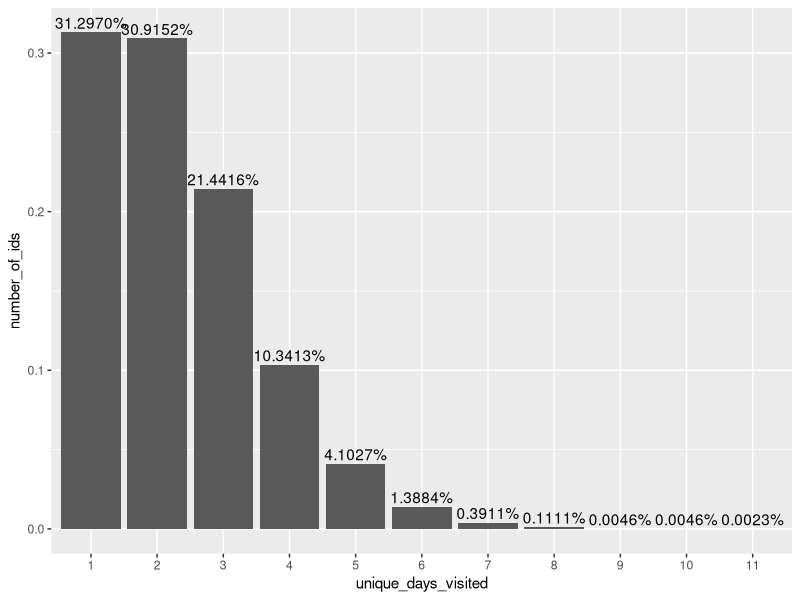
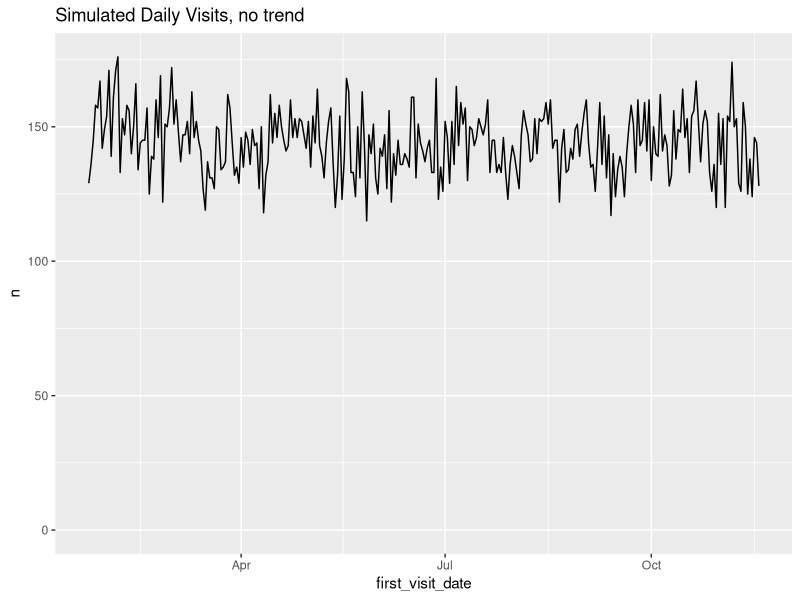
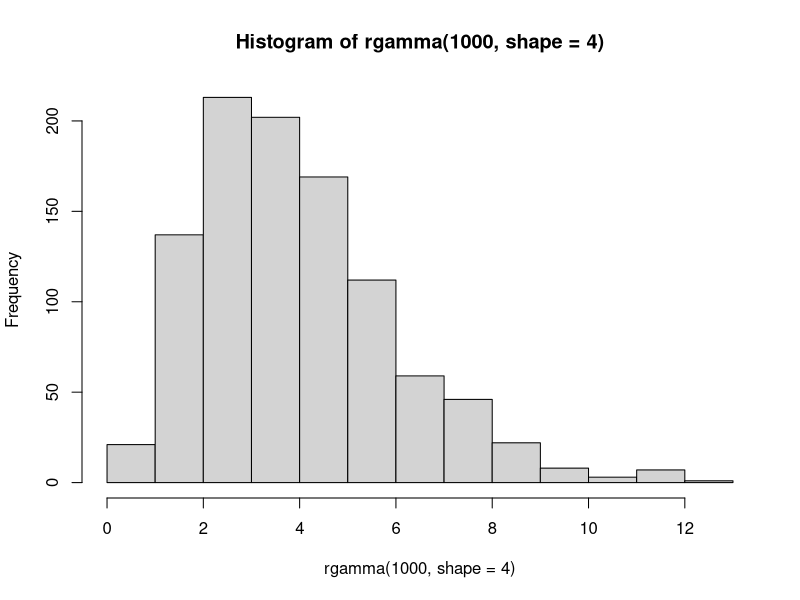
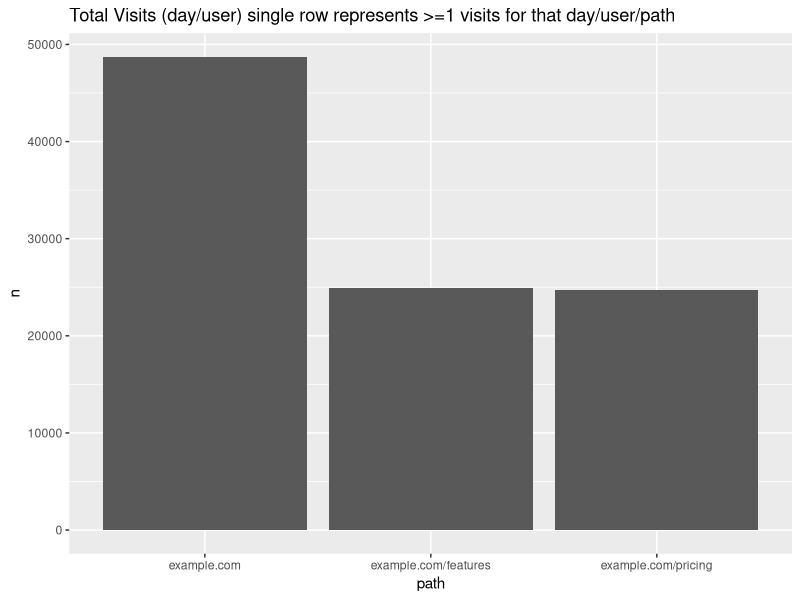
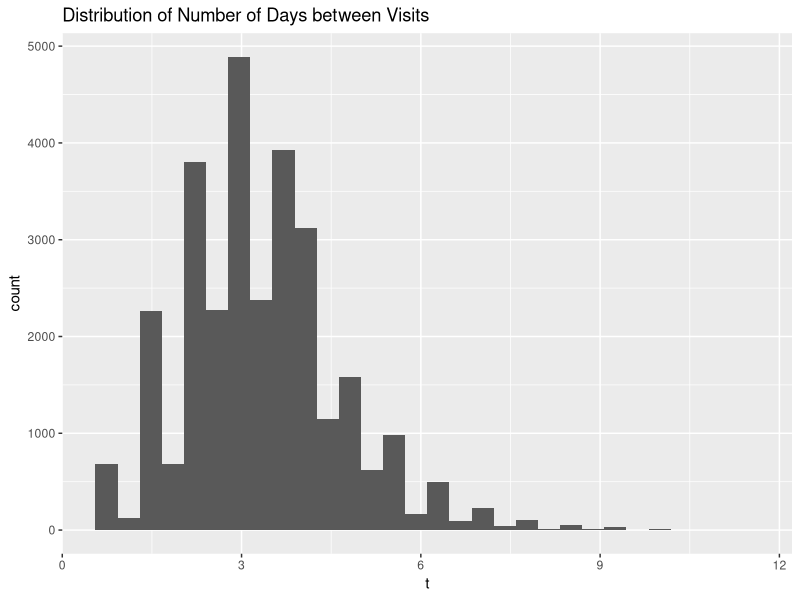
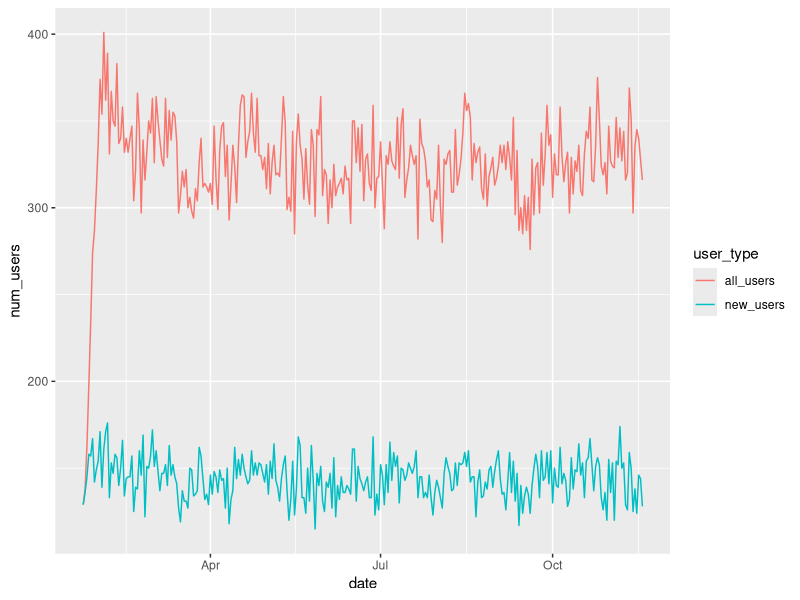
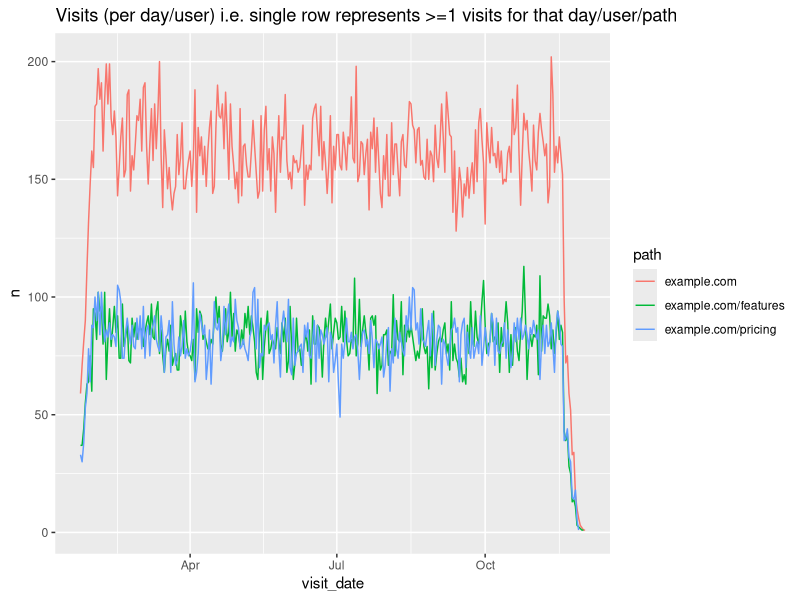
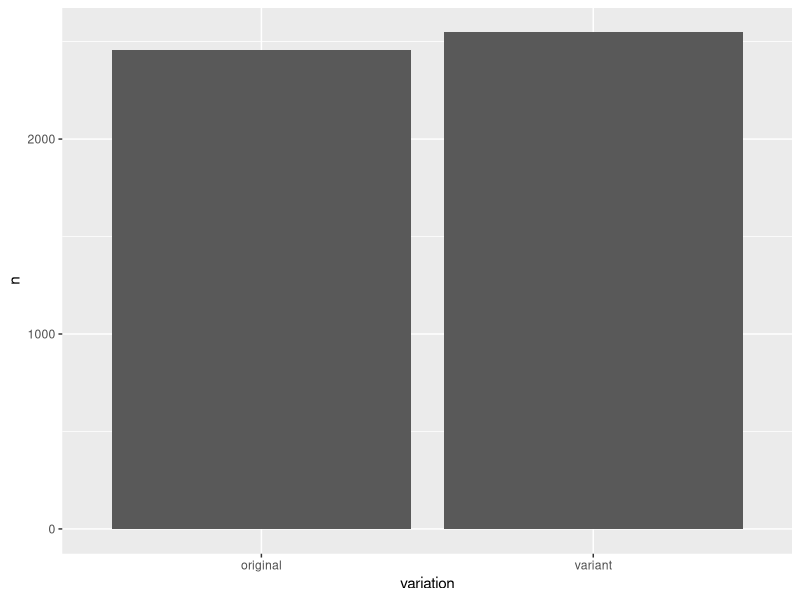

Generate these figures, in order, with R: (Note: this script raises an error after producing the figures.)
## ---- chunk 1
knitr::opts_chunk$set(echo = FALSE)
library(tidyverse)
library(scales)
library(lubridate)
## ---- chunk 2
# unique daily visits e.g. 1 record means that the person may have visited the site 1+ times for that day (the number of times does not matter)
# what is the distribution of returning visitors? i.e. how many unique days will most people visit the website?

# 20K visits users per month, over 10 months
total_visits_per_unique_data <- 100000
#return_visit
#user_traffic
#set.seed(42)
ids <- floor(runif(total_visits_per_unique_data, min=1, max=total_visits_per_unique_data * 0.50))
num_unique_ids <- length(unique(ids))

visits <- data.frame(user_id=ids) %>%
    arrange(user_id)

visits %>%
    count(user_id) %>%
    count(n) %>%
    mutate(n=factor(n),
           nn=nn / num_unique_ids) %>%
    rename(unique_days_visited=n,
           number_of_ids=nn) %>%
    ggplot(aes(x=unique_days_visited, y=number_of_ids)) +
        geom_col() +
        geom_text(aes(label=percent(number_of_ids)), vjust=-0.3)
## ---- chunk 3
# simulate dates over last e.g 10 months
# we need to duplicate ids/days to simulate people visiting multiple paths per day; we'll use this information for our priors
number_of_months <- 10

# unique visitors per month
num_unique_ids / number_of_months

#set.seed(42)
first_time_visit_index <- floor(runif(num_unique_ids, min=0, max=300))

# create dataframe with the user-id and the offset that we will use from the current date
# we'll use the current date so we can simulate the latest experiment is currently running 
first_time_users <- data.frame(user_id=unique(ids), visit_offset=first_time_visit_index) %>% 
    arrange(user_id)

first_time_users <- first_time_users %>%
    mutate(first_visit_date=today() - visit_offset) %>%
    select(-visit_offset)

first_time_users %>%
    count(first_visit_date) %>%
    ggplot(aes(x=first_visit_date, y=n)) +
        geom_line() +
        expand_limits(y=0) +
        labs(title='Simulated Daily Visits, no trend')

visits <- inner_join(visits, first_time_users, by = 'user_id')

stopifnot(nrow(visits) == length(ids))
stopifnot(all((visits %>%
    group_by(user_id) %>%
    summarise(num_unique_date=length(unique(first_visit_date))))$num_unique_date == 1))

# now simulate adding number of days between subsequent visits
hist(rgamma(1000, shape=4))


visits <- visits %>%
    group_by(user_id) %>%
    mutate(visit_index = row_number()) %>%
    ungroup()

generate_new_date <- function(visit_index, original_date, user_id) {

    if(visit_index == 1) {
        return (original_date)
    }
    
    #set.seed(user_id)
    offset <- floor(rgamma(1, shape=visit_index + 3))
    return (original_date + max(offset, 1))
}

#generate_new_date(visits$visit_index[1], visits$first_visit_date[1], visits$user_id[1])
generated_visits <- pmap(list(visits$visit_index,
                              visits$first_visit_date,
                              visits$user_id),
                         function(x, y, z) generate_new_date(x, y, z))

# pmap is losing the "date" and is returning a number, so we have to convert back; not sure this is the best way
generated_visits <- unlist(generated_visits)
visits$visit_date <- as.Date(generated_visits, origin = Sys.Date() - as.numeric(Sys.Date()))

visits <- visits %>%
    select(user_id, visit_date) %>%
    arrange(user_id, visit_date)

stopifnot(nrow(visits) == length(ids))

# some of the dates generated will be the same. BUT, that could represent multiple different pages in the same day
# so let's add path before we remove duplicates
## ---- chunk 4
# duplicate home-page (example.com) to simulate many more home page visits than other pages
paths <- c('example.com', 'example.com', 'example.com/pricing', 'example.com/features')
#set.seed(42)
path_index <- ceiling(runif(nrow(visits), min=0, max=4))
visits$path <- map_chr(path_index, ~ paths[.])

# some of the dates generated will be the same. BUT, that could represent multiple different pages in the same day
# so let's add path before we remove duplicates
visits <- distinct(visits)
nrow(visits)

visits %>%
    count(path) %>%
    ggplot(aes(x=path, y=n)) +
    geom_col() +
    labs(title='Total Visits (day/user) single row represents >=1 visits for that day/user/path')

visits %>%
    group_by(user_id) %>%
    summarise(t=sd(as.numeric(visit_date))) %>%
    ggplot(aes(x=t)) +
        geom_histogram() +
        labs(title='Distribution of Number of Days between Visits')

temp <- inner_join(
    visits %>% 
        group_by(user_id) %>%
        summarise(first_visit_date=min(visit_date)) %>%
        count(first_visit_date) %>%
        rename(date=first_visit_date,
               new_users=n),
    visits %>%
        group_by(visit_date) %>%
        summarise(all_users=n()) %>%
        rename(date=visit_date),
    by='date')

temp %>% 
    gather(user_type, num_users, -date) %>%
    ggplot(aes(x=date, y=num_users, color=user_type)) +
        geom_line()

# visits %>%
#     group_by(user_id) %>%
#     filter(length(visit_date) != length(unique(visit_date))) %>%  # which users have a different number of unique dates fromf total dates
#     ungroup()

visits %>%
    count(visit_date, path) %>%
    ggplot(aes(x=visit_date, y=n, color=path)) +
    geom_line() +
    labs(title='Visits (per day/user) i.e. single row represents >=1 visits for that day/user/path')

prior_data <- visits
## ---- chunk 5
# experiment names
experiment_names <- c("Experiment 1", "Experiment 2", "Experiment Sim Currently Running")
# names of the metrics/conversions to track
metrics_names <- c('Sign Up', 'Use Feature 1', 'Talk to Sales', 'Pay/Subscribe')
# allowed number of days between seeing the experiment and giving credit for a conversion
# e.g. signup should happen quick, but we may want to give people more time to subscribe/pay for the service,
# since people want to try out the features before they decide to pay (e.g. if the service offers a trial or freemium)
attribution_windows_days <- c(2, 3, 5, 7)
historical_conversion_rates <- c(0.3, 0.2, 0.1, 0.08)
# conversion_rates contain the conversion rates of each metric for the A & B groups


experiments_metrics <- data.frame(metric_id=metrics_names, attribution_windows=attribution_windows_days)
experiments_metrics <- expand.grid(experiment_id=experiment_names, metric_id=experiments_metrics$metric_id) %>%
    inner_join(experiments_metrics, by = 'metric_id') %>%
    arrange(experiment_id, attribution_windows)

experiments_metrics
## ---- chunk 6
# for each experiment, we want to simulate, from the current visits/traffic dataset, who saw the experiment, on which page, and which variation

get_random_variation <- function(variation_names, user_id) {
    #set.seed(user_id)
    return (variation_names[rbinom(1, 1, 0.5) + 1])
}
#get_random_variation(variation_names, user_id=1)

create_experiment_visits <- function(start_date, end_date, experiment_paths, experiment_id, variation_names) {
    experiment_visits <- visits %>%
        group_by(user_id) %>%
        mutate(visit_index=rank(visit_date, ties.method = "first")) %>%
        ungroup() %>%
        mutate(new_user = ifelse(visit_index == 1, TRUE, FALSE)) %>%
        filter(visit_date >= start_date & visit_date <= end_date & path %in% experiment_paths) %>%
        select(-visit_index)
    
    expected_num_users <- length(unique(experiment_visits$user_id))
    
    experiment_visits <- experiment_visits %>%
        group_by(user_id) %>%
        mutate(visit_index=rank(visit_date, ties.method = "first")) %>%
        ungroup() %>%
        filter(visit_index == 1) %>%
        select(-visit_index) %>%
        rename(first_joined_experiment=visit_date) %>%
        mutate(experiment_id=experiment_id)
    experiment_visits$variation <- map_chr(experiment_visits$user_id, ~ get_random_variation(variation_names, .))
    
    stopifnot(nrow(experiment_visits) == expected_num_users)
    # make sure no duplicated user_ids
    stopifnot(nrow(experiment_visits) == length(unique(experiment_visits$user_id)))
    
    print(experiment_visits %>%
        count(variation) %>%
        ggplot(aes(x=variation, y=n)) +
        geom_col())
    
    print(experiment_visits %>%
        count(first_joined_experiment) %>%
        ggplot(aes(x=first_joined_experiment, y=n)) +
        geom_line() +
        labs(title='Number of People Entering Experiment'))
    
    print(experiment_visits %>%
        count(first_joined_experiment, new_user) %>%
        ggplot(aes(x=first_joined_experiment, y=n, color=new_user)) +
        geom_line() +
        labs(title='Number of People Entering Experiment, shows affect of including new returning users in experiment'))
    
    print(experiment_visits %>%
        count(first_joined_experiment, variation) %>%
        ggplot(aes(x=first_joined_experiment, y=n, color=variation)) +
        geom_line())
    
    return (experiment_visits %>% select(-new_user))

}

#### Experiment 1

# let's start the experiment 2 months after our visits dataset, and run it for a month
start_date <- min(visits$visit_date) + 60
end_date <- start_date + 30 # 
# all paths
experiment_paths <- unique(paths)
# experiment 1
variation_names <- c("original", "variant")
experiment_id <- experiment_names[1]
experiment_visits_1 <- create_experiment_visits(start_date, end_date, experiment_paths, experiment_id, variation_names)
experiment_visits_1
## ---- chunk 7
#### Experiment 2
start_date <- min(visits$visit_date) + 75
end_date <- start_date + 30 # 
# all paths
experiment_paths <- paths[4] # just features page
# experiment 1
variation_names <- c("A", "B")
experiment_id <- experiment_names[2]
experiment_visits_2 <- create_experiment_visits(start_date, end_date, experiment_paths, experiment_id, variation_names)
experiment_visits_2
## ---- chunk 8
#### Experiment 2
start_date <- Sys.Date() - 5
end_date <- start_date + 30 # 
# all paths
experiment_paths <- paths[1] # just homepage
# experiment 1
variation_names <- c("A", "B")
experiment_id <- experiment_names[length(experiment_names)]
experiment_visits_currently_running <- create_experiment_visits(start_date, end_date, experiment_paths, experiment_id, variation_names)
experiment_visits_currently_running
## ---- chunk 9
experiments_all <- rbind(experiment_visits_1,
                         experiment_visits_2,
                         experiment_visits_currently_running) %>%
    select(user_id, experiment_id, variation, first_joined_experiment, path) %>%
    arrange(user_id, experiment_id)

# ensure dataset is unique by user-id/experiment-id
stopifnot(nrow(distinct(experiments_all %>% select(user_id, experiment_id))) == nrow(experiments_all))

experiments_all
## ---- chunk 10
# we want to adjust conversion rates for the people who were part of certain experiments
# such that the A/B groups have different conversion rates 
# some will have different CRs due to random noise, some will have differences in probability distributions
# i.e. true differences.


adjusted_conversion_rates <- inner_join(experiments_metrics,
                                        data.frame(metric_id=metrics_names, historical_conversion_rate=historical_conversion_rates),
                                        by = "metric_id") %>%
    select(-attribution_windows) %>%
    mutate(index=row_number())

# Experiment 1 has positive conversion rates, # we'll assum
adjusted_conversion_rates <- inner_join(adjusted_conversion_rates,
                                        expand.grid(index=adjusted_conversion_rates$index, variation=c('A', 'B')),
                                        by="index") %>%
    select(experiment_id, variation, metric_id, historical_conversion_rate)

adjusted_conversion_rates$adjusted_conversion_rate <- adjusted_conversion_rates$historical_conversion_rate

percent_change_adjustments <- c(
                    NA, # Experiment 1                        A   Sign Up
                    0.10, # Experiment 1                        B   Sign Up
                    NA, # Experiment 1                        A   Use Feature 1  
                    0.07, # Experiment 1                        B   Use Feature 1  
                    NA, # Experiment 1                        A   Talk to Sales  
                    NA, # Experiment 1                        B   Talk to Sales  
                    NA, # Experiment 1                        A   Pay/Subscribe  
                    0.05, # Experiment 1                        B   Pay/Subscribe  
                    NA, # Experiment 2                        A   Sign Up
                    -0.10, # Experiment 2                        B   Sign Up
                    NA, # Experiment 2                        A   Use Feature 1  
                    -0.07, # Experiment 2                        B   Use Feature 1  
                    NA, # Experiment 2                        A   Talk to Sales  
                    -0.05, # Experiment 2                        B   Talk to Sales  
                    NA, # Experiment 2                        A   Pay/Subscribe  
                    0.03, # Experiment 2                        B   Pay/Subscribe  
                    NA, # Experiment Sim Currently Running    A   Sign Up
                    0.10, # Experiment Sim Currently Running    B   Sign Up
                    NA, # Experiment Sim Currently Running    A   Use Feature 1  
                    0.07, # Experiment Sim Currently Running    B   Use Feature 1  
                    NA, # Experiment Sim Currently Running    A   Talk to Sales  
                    0.05, # Experiment Sim Currently Running    B   Talk to Sales  
                    NA, # Experiment Sim Currently Running    A   Pay/Subscribe  
                    0.05) # Experiment Sim Currently Running    B   Pay/Subscribe  
            

adjusted_conversion_rates <- adjusted_conversion_rates %>%
    mutate(adjusted_conversion_rate=ifelse(is.na(percent_change_adjustments),
                                           historical_conversion_rate,
                                           (percent_change_adjustments * historical_conversion_rate) + historical_conversion_rate))

# Experiment 1 has c("original", "variant") rather than A/B
temp_names <- c("original", "variant")
adjusted_conversion_rates <- adjusted_conversion_rates %>%
    mutate(variation = as.character(variation),
           variation = ifelse(experiment_id == experiment_names[1],
                              ifelse(variation == 'A', temp_names[1], temp_names[2]),
                              variation))
adjusted_conversion_rates
## ---- chunk 11
# now we want to determine the conversion rates for each person, based on experiment, metric_id, variation, so we can binom distribution based on the conversion rate
# if the person isn't part of an experiment, then we will use the historical conversion rate
names(historical_conversion_rates) <- metrics_names
# historical_conversion_rates[metrics_names[1]]

# create a dateframe that has a historical conversion rate for each user/metric combo
user_metric_crs <- expand.grid(user_id=unique(visits$user_id), metric_id=metrics_names) %>%
    arrange(user_id, metric_id) %>%
    mutate(historical_conversion_rate=historical_conversion_rates[metric_id])

# now add experiment/variation columns for users that were part of experiments
user_metric_crs <- full_join(user_metric_crs,
          experiments_all %>% select(user_id, experiment_id, variation), by='user_id')

# based on experiment/variation/metric, get the chosen conversion rate
user_metric_crs <- left_join(user_metric_crs %>% 
              mutate(metric_id = as.character(metric_id)),
          adjusted_conversion_rates %>%
              select(-historical_conversion_rate) %>%
              mutate(experiment_id = as.character(experiment_id),
                     metric_id = as.character(metric_id)),
          by=c('experiment_id', 'variation', 'metric_id')) %>%
    mutate(conversion_rate=ifelse(is.na(adjusted_conversion_rate), historical_conversion_rate, adjusted_conversion_rate)) %>%
    select(user_id, metric_id, conversion_rate)


# some people will have partipated in multiple experiments, so we'll take the average to get a dataset that is unique per user/metric
user_metric_crs <- user_metric_crs %>% 
    group_by(user_id, metric_id) %>%
    summarise(conversion_rate = mean(conversion_rate)) %>%
    ungroup()

stopifnot(length(unique(user_metric_crs$user_id)) == length(unique(visits$user_id)))

# now we will determine if each person convertes based on their conversion rate using the binomial distribution

#rbinom(1000, 1, 0.08)

simulate_conversion <- function(user_id, conversion_rate) {
    ##set.seed(user_id+10)
    return (rbinom(1, 1, conversion_rate))
}

# now we simulating them converting or not by using their assigned conversion rates as a probability in a binom distribution
user_metric_crs$converted <- as.logical(map2_dbl(user_metric_crs$user_id,
                    user_metric_crs$conversion_rate, 
                    ~ simulate_conversion(.x, .y)))

user_metric_crs %>%
    count(metric_id, converted) %>%
    mutate(n = n / length(unique(user_metric_crs$user_id))) %>%
    ggplot(aes(x=metric_id, y=n, group=converted, fill=converted)) +
    geom_col(position='dodge') +
    geom_text(aes(label=percent(n)))

conversion_data <- inner_join(user_metric_crs %>%
                                  filter(converted) %>%
                                  select(user_id, metric_id),
                              visits %>% 
                                  group_by(user_id) %>%
                                  summarise(first_visit=min(visit_date)),
                              by='user_id')


temp <- inner_join(
    inner_join(experiments_all, conversion_data, by='user_id') %>%
        mutate(converted=!is.na(first_joined_experiment)) %>%
        count(experiment_id, variation, metric_id),
    experiments_all %>% count(experiment_id, variation),
    by=c('experiment_id', 'variation'))
temp %>%
    mutate(cr=n.x/n.y) %>%
    arrange(experiment_id, metric_id, variation) %>%
    mutate(metric_id=factor(metric_id, levels=metrics_names)) %>%
    ggplot(aes(x=metric_id, y=cr, group=variation, fill=variation)) +
    geom_col(position='dodge') +
    facet_wrap(~ experiment_id) +
    geom_text(aes(label=round(cr, 3)),
              position = position_dodge(width = 1), 
              size=3) +
    theme(axis.text.x = element_text(angle = 30, hjust = 1))
## ---- chunk 12
generate_offset <- function(user_id, metric) {
 
    # NOTE setting the seed is messing up the distribution   
    ##  set.seed(user_id)
    rbinom(1, 30, attribution_windows_days[metric]/30)
}

names(attribution_windows_days) <- metrics_names
conversion_offsets <- map2_dbl(conversion_data$user_id, 
                               conversion_data$metric_id,
                               #~ rbinom(1, 30, attribution_windows_days[.y]/30))
                               ~ generate_offset(.x, .y))
conversion_data <- conversion_data %>%
    mutate(offset=conversion_offsets,
           conversion_date = first_visit + offset)

conversion_data %>%
    count(metric_id, offset) %>%
    mutate(offset=factor(offset)) %>%
    mutate(metric_id=fct_reorder(metric_id, n, .desc = TRUE)) %>%
    ggplot(aes(x=offset, y=n)) +
        geom_col() +
    facet_wrap( ~ metric_id, scales = 'free_y') +
    labs(title='Distribution of Days from First Visit to Event Conversion, for those that convert')

conversion_data %>%
    count(conversion_date, metric_id) %>%
    ggplot(aes(x=conversion_date, y=n)) +
        geom_line() +
    facet_wrap( ~ metric_id, scales = 'free_y') +
    labs(title='Daily Conversions')

conversion_data <- conversion_data %>%
    select(user_id, metric_id, conversion_date) %>%
    arrange(user_id, conversion_date)

conversion_data
## ---- chunk 13
write.csv(experiments_metrics, file='../shiny-app/simulated_data/attribution_windows.csv', row.names = FALSE)
write.csv(prior_data, file='../shiny-app/simulated_data/website_traffic.csv', row.names = FALSE)
write.csv(experiments_all, file='../shiny-app/simulated_data/experiment_traffic.csv', row.names = FALSE)
write.csv(conversion_data, file='../shiny-app/simulated_data/conversion_rate_data.csv', row.names = FALSE)
## ---- chunk 14
experiments_metrics <- experiments_metrics %>%
    mutate_if(is.factor, as.character) 

experiment_name <- 'Experiment 1'

#experiments_all %>% count(experiment_id, variation)
#temp <- experiments_all %>% filter(experiment_id == experiment_names[1], variation == 'original') 
#any(temp$user_id %in% conversion_data$user_id)

# dataset only contains users that converted
user_conversion_rates <-  experiments_all %>% 
    filter(experiment_id == experiment_name) %>%
    #select(user_id, variation, first_joined_experiment, path) %>%
    inner_join(conversion_data, by='user_id') %>%
    #left_join()
    arrange(user_id) %>%
    left_join(experiments_metrics, by=c('experiment_id', 'metric_id')) %>%
    mutate(days_from_experiment_to_conversion = as.numeric(difftime(conversion_date,  # negative days means the conversion happened before the experiment started
                                                                    first_joined_experiment,
                                                                    units = 'days')),
           converted_within_window = days_from_experiment_to_conversion >= 0 & days_from_experiment_to_conversion <= attribution_windows)

stopifnot(!any(is.na(user_conversion_rates)))


temp_conversions_ignore_window <- user_conversion_rates %>% count(variation, metric_id)


# we have to filter out anyone that who first joined the experiment in the last x days, where x is less than the attribution window for that metric
users_to_filter_out <- (user_conversion_rates %>%
    filter(first_joined_experiment >= Sys.Date() - attribution_windows))$user_id

user_conversion_rates <- user_conversion_rates %>%
    filter(! user_id %in% users_to_filter_out)


# this dataset contains all the conversions, but some will not have converted within the time window; we still want to keep them for now to analyze how many converted before/during/after the experiment/window
user_conversion_rates <- user_conversion_rates %>%
    select(-experiment_id, -first_joined_experiment, -attribution_windows)

experiment_summary <- user_conversion_rates %>%
    filter(converted_within_window) %>%
    count(variation, metric_id) %>%
    rename(converted=n)

total_users <- experiments_all %>%
    filter(experiment_id == experiment_name,
           ! user_id %in% users_to_filter_out) %>%
    group_by(variation) %>%
    summarise(num_users=n(),
              num_distinct_users=n_distinct(user_id),
              same=num_users == num_distinct_users)
stopifnot(all(total_users$same))

experiment_summary <- inner_join(total_users, experiment_summary, by='variation') %>%
    select(variation, metric_id, converted, num_users) %>%
    mutate(conversion_rate=converted / num_users)

experiment_summary <- experiment_summary %>%
    gather(variable, value, -(variation:metric_id)) %>%
    unite(temp, variation, variable) %>%
    spread(temp, value) %>%
    arrange(desc(original_conversion_rate))

experiment_summary$p_value <- pmap_dbl(list(experiment_summary$original_converted, experiment_summary$variant_converted, experiment_summary$original_num_users, experiment_summary$variant_num_users),
         function(a, b, x, y) round(prop.test(x=c(a, b), n=c(x, y))$p.value, 3))

experiment_summary <- experiment_summary %>%
    mutate(percent_change = (variant_conversion_rate - original_conversion_rate) / original_conversion_rate) %>%
    select(metric_id, percent_change, p_value, everything())

experiment_summary

experiment_summary %>%
    select(metric_id, original_conversion_rate, variant_conversion_rate) %>%
    gather(type, cr, -metric_id) %>%
    mutate(metric_id = factor(metric_id, levels=metrics_names)) %>%
    ggplot(aes(x=metric_id, y=cr, group=type, fill=type)) +
        geom_col(position='dodge') +
        geom_text(aes(label=round(cr, 3)),
                  position = position_dodge(width = 1), 
                  size=3) +
        theme(axis.text.x = element_text(angle = 30, hjust = 1)) +
        labs(title='Conversion rates (accounts for time windows)')


inner_join(temp_conversions_ignore_window,
    total_users, by='variation') %>%
    mutate(cr=n/num_users) %>%
    mutate(metric_id = factor(metric_id, levels=metrics_names)) %>%
    ggplot(aes(x=metric_id, y=cr, group=variation, fill=variation)) +
        geom_col(position='dodge') +
        geom_text(aes(label=round(cr, 3)),
                  position = position_dodge(width = 1), 
                  size=3) +
        theme(axis.text.x = element_text(angle = 30, hjust = 1)) +
        labs(title='Conversion rates (ignores the time windows)')


experiment_summary
## ---- chunk 15
prior_days <- 15


experiment_start_stop <- experiments_all %>%
    group_by(experiment_id) %>%
    summarise(start=min(first_joined_experiment),
              end=max(first_joined_experiment)) %>%
    arrange(desc(start))


max_attribution_window <- max((experiments_metrics %>%
    filter(experiment_id == experiment_name))$attribution_windows)


experiment_paths <- unique((experiments_all %>% filter(experiment_id == experiment_name))$path)
start_stop <- experiment_start_stop %>% filter(experiment_id == experiment_name)
experiment_start_date <- start_stop$start

prior_start_date <- experiment_start_date - prior_days - max_attribution_window
prior_end_date <- experiment_start_date - max_attribution_window




prior_history <- visits %>%
    filter(path %in% experiment_paths,
           visit_date >= prior_start_date & visit_date <= prior_end_date) %>%   # give extra days to allow for attribution window
    group_by(user_id) %>%
    summarise(first_prior_visit = min(visit_date))

prior_conversion_rates <- inner_join(conversion_data, prior_history, by='user_id')
prior_conversion_rates <- inner_join(prior_conversion_rates,
           experiments_metrics %>%
               filter(experiment_id == experiment_name) %>%
               select(-experiment_id),
           by='metric_id')


prior_conversion_rates <- prior_conversion_rates %>%
    mutate(days_from_prior_visit_to_conversion = as.numeric(difftime(conversion_date,  # negative days means the conversion happened before the experiment started
                                                                    first_prior_visit,
                                                                    units = 'days')),
           converted_within_window = days_from_prior_visit_to_conversion >= 0 & days_from_prior_visit_to_conversion <= attribution_windows) %>%
    filter(converted_within_window)

prior_summary <- prior_conversion_rates %>%
    count(metric_id) %>%
    mutate(total = length(prior_history$user_id),
           conversion_rate = n / total) %>%
    rename(successes=n,
           trials=total) %>%
    mutate(alpha=successes,
           beta=trials-successes)


prior_summary %>%
    mutate(metric_id = factor(metric_id, levels=metrics_names)) %>%
    ggplot(aes(x=metric_id, y=conversion_rate)) +
        geom_col() +
        geom_text(aes(label=round(conversion_rate, 3)), vjust=-0.5)
    

#prior_distributions
prior_alpha <- 464
prior_beta <- 2863 - 464

new_alpha_a <- prior_alpha + 445
new_beta_a <- prior_beta + (2555 - 445)

new_alpha_b <- prior_alpha + 506
new_beta_b <- prior_beta + (2507 - 506)

experiment_summary
summary
x <- seq(0, 1, 0.001)
temp <- data.frame(x,
                   prior=dbeta(x, prior_alpha, prior_beta),
                   a=dbeta(x, new_alpha_a, new_beta_a),
                   b=dbeta(x, new_alpha_b, new_beta_b)) %>%
    gather(type, value, -x)

prior_summary
a_cr_simulation <- rbeta(1e6, new_alpha_a, new_beta_a)
b_cr_simulation <- rbeta(1e6, new_alpha_b, new_beta_b)
percent_of_time_b_wins <- mean(b_cr_simulation > a_cr_simulation)


temp %>%
    ggplot(aes(x, value, group=type, color=type)) +
    geom_line() +
    geom_vline(xintercept = 895 / 5009) +
    coord_cartesian(x=c(0.15, 0.25))

percent_of_time_b_wins



# we want a daily count of successes & trails, for both variations, per metric, considering only the people who have 
# allowed enough time for the time windows (i.e. the entered the experiment more than x days prior from the relative point/day in time, where x is the attribution window for the metric)
#
daily_totals_per_variation <- experiments_all %>% 
    filter(experiment_id == experiment_name) %>%
    count(first_joined_experiment, variation) %>%
    arrange(first_joined_experiment, variation)


experiments_current <- experiments_all %>% filter(experiment_id == experiment_name)
attribution_windows_current <- experiments_metrics %>% filter(experiment_id == experiment_name)

experiment_start_date
experiment_end_date <- (start_stop %>% filter(experiment_id == experiment_name))$end

experiment_day <- seq(experiment_start_date, experiment_end_date, 1)

temp <- expand.grid(user_id=experiments_current$user_id,
            metric_id=(experiments_metrics %>% filter(experiment_id == experiment_name))$metric_id) %>%
    inner_join(experiments_current, by='user_id') %>%
    inner_join(experiments_metrics, by=c('experiment_id', 'metric_id')) %>%
    mutate(expired_time_window=first_joined_experiment + attribution_windows)
    
cumulative_conversions <- left_join(temp %>% select(user_id, variation, metric_id, expired_time_window),
          user_conversion_rates %>% select(user_id, variation, metric_id, converted_within_window) %>% filter(converted_within_window),
          by=c('user_id', 'variation', 'metric_id')) %>%
    mutate(converted_within_window=ifelse(is.na(converted_within_window), FALSE, converted_within_window)) %>%
    group_by(expired_time_window, variation, metric_id) %>%
    summarise(successes=sum(converted_within_window),
              trials=n()) %>% 
    ungroup() %>%
    arrange(expired_time_window, variation, metric_id) %>%
    group_by(variation, metric_id) %>%
    mutate(cumulative_successes=cumsum(successes),
           cumulative_trials=cumsum(trials)) %>%
    ungroup()

cumulative_conversions %>%
    filter(metric_id == 'Sign Up') %>%
    select(-successes, -trials) %>%
    gather(type, value, -expired_time_window, -variation, -metric_id) %>%
    ggplot(aes(x=expired_time_window, y=value, group=type, color=type)) +
    geom_line() +
    facet_wrap(~variation) +
    theme(axis.text.x = element_text(angle = 30, hjust = 1)) +
    labs(title='Success/Trials over time - Signups')


cumulative_conversions %>%
    filter(metric_id == 'Talk to Sales') %>%
    select(-successes, -trials) %>%
    gather(type, value, -expired_time_window, -variation, -metric_id) %>%
    ggplot(aes(x=expired_time_window, y=value, group=type, color=type)) +
    geom_line() +
    facet_wrap(~variation) +
    theme(axis.text.x = element_text(angle = 30, hjust = 1)) +
    labs(title='Success/Trials over time - Talk to Sales')


variation_names <- sort(unique(cumulative_conversions$variation))
variation_a <- variation_names[1]
variation_b <- variation_names[2]

temp <- inner_join(cumulative_conversions %>% select(-successes, -trials),
           prior_summary %>% select(metric_id, alpha, beta) %>% rename(prior_alpha=alpha, prior_beta=beta),
           by='metric_id') %>%
    mutate(new_alpha = prior_alpha + cumulative_successes,
           new_beta = prior_beta + (cumulative_trials - cumulative_successes))


simulate_b_wins <- function(alpha_a, beta_a, alpha_b, beta_b, number_of_draws=1e6) {
    
    a_cr_simulation <- rbeta(number_of_draws, alpha_a, beta_a)
    b_cr_simulation <- rbeta(number_of_draws, alpha_b, beta_b)
    
    return ( mean(b_cr_simulation > a_cr_simulation) )
}
    
prob_over_time <- temp %>%
    group_by(expired_time_window, metric_id) %>%
    summarise(prob_b_better_a=simulate_b_wins(alpha_a=new_alpha[variation == variation_a],
                                              beta_a=new_beta[variation == variation_a],
                                              alpha_b=new_alpha[variation == variation_b],
                                              beta_b=new_beta[variation == variation_b],
                                              number_of_draws=1e4)) %>%
    arrange(expired_time_window, metric_id)
prob_over_time %>%
    ggplot(aes(x=expired_time_window, y=prob_b_better_a, group=metric_id, color=metric_id)) +
    geom_line(alpha=0.5) +
#    geom_smooth(method='loess', se=FALSE) +
    expand_limits(y=0)


credible_interval_approx <- function(alpha_a, beta_a, alpha_b, beta_b) {
# https://github.com/dgrtwo/empirical-bayes-book/blob/master/bayesian-ab.Rmd
    u1 <- alpha_a / (alpha_a + beta_a)
    u2 <- alpha_b / (alpha_b + beta_b)
    var1 <- alpha_a * beta_a / ((alpha_a + beta_a) ^ 2 * (alpha_a + beta_a + 1))
    var2 <- alpha_b * beta_b / ((alpha_b + beta_b) ^ 2 * (alpha_b + beta_b + 1))
    
    mu_diff <- u2 - u1
    sd_diff <- sqrt(var1 + var2)
    
    # in D.R. code, the first player had a higher probability but a negative estimate (i.e. negative difference in conversion rate, mu_diff)
    # This doesn't make sense, so we'll 1) use the first player as the A group and the second as the B group), so B-A 
    # which gives the expected intervals (but flips the posterior probability), and 2) use 1-pnorm(...) to get the correct posterior probability
    c(posterior = 1 - pnorm(0, mu_diff, sd_diff),
            estimate = mu_diff,
            conf.low = qnorm(.025, mu_diff, sd_diff),
            conf.high = qnorm(.975, mu_diff, sd_diff))
}

temp_credible_interval <- temp %>%
    group_by(expired_time_window, metric_id) %>%
    summarise(asdf=list(credible_interval_approx(alpha_a=new_alpha[variation == variation_a],
                                       beta_a=new_beta[variation == variation_a],
                                       alpha_b=new_alpha[variation == variation_b],
                                       beta_b=new_beta[variation == variation_b]))) %>%
    ungroup()

credible_intervals <- cbind(temp_credible_interval, as.data.frame(do.call("rbind", temp_credible_interval$asdf))) %>%
    select(expired_time_window, metric_id, posterior, estimate, conf.low, conf.high) %>%
    arrange(expired_time_window, metric_id)


credible_interval_approx(alpha_a=3872,
                         beta_a=8880,
                        alpha_b=2228,
                         beta_b=5071
                         )
qnorm(0.5, mu_diff, sd_diff)


credible_intervals %>%
    ggplot(aes(x=expired_time_window, y=estimate)) +
        geom_line() +
        geom_hline(yintercept = 0, color='red') +
        geom_ribbon(aes(ymin=conf.low, ymax=conf.high), alpha=0.2) +
        facet_wrap(~metric_id)


p_values <- function(successes_a, trials_a, successes_b, trials_b) {
    
    test_results <- prop.test(x=c(successes_b, successes_a), n=c(trials_b, trials_a))
    return (c(p_value = test_results$p.value,
              estimate = as.numeric(test_results$estimate[1] - test_results$estimate[2]),
              conf.low = test_results$conf.int[1],
              conf.high = test_results$conf.int[2]))
}

# 
# 
# test_results <- prop.test(x=c(3872, 2228), n=c((3872+8880), (2228+5071)))
# test_results$p.value
# test_results$conf.int[1]
# test_results$conf.int[2]
# 
# p_values(3872, 3872+8880, 2228, 2228+5071)

temp_p_value <- temp %>%
    group_by(expired_time_window, metric_id) %>%
    summarise(asdf=list(p_values(successes_a=cumulative_successes[variation == variation_a],
                                 trials_a=cumulative_trials[variation == variation_a],
                                 successes_b=cumulative_successes[variation == variation_b],
                                 trials_b=cumulative_trials[variation == variation_b]))) %>%
    ungroup()

p_value_intervals <- cbind(temp_p_value, as.data.frame(do.call("rbind", temp_p_value$asdf))) %>%
    select(expired_time_window, metric_id, p_value, estimate, conf.low, conf.high) %>%
    arrange(expired_time_window, metric_id)

p_value_intervals %>%
    group_by(metric_id) %>%
    mutate(visit_index=rank(-as.numeric(expired_time_window), ties.method = "first")) %>%
    ungroup() %>%
    ggplot(aes(x=expired_time_window, y=p_value)) +
        geom_line() +
        geom_hline(yintercept = 0.05, color='red') +
        geom_text(aes(label=ifelse(visit_index == 1, round(p_value, 3), '')), vjust=-1) +
        facet_wrap(~metric_id) +
        labs(title='P-value over time i.e. cumuatlive successes/trails')

p_value_intervals %>%
    group_by(metric_id) %>%
    mutate(visit_index=rank(-as.numeric(expired_time_window), ties.method = "first")) %>%
    ungroup() %>%
    ggplot(aes(x=expired_time_window, y=estimate)) +
        geom_line() +
        geom_hline(yintercept = 0.00, color='red') +
        geom_ribbon(aes(ymin=conf.low, ymax=conf.high), alpha=0.2) +
        geom_text(aes(label=ifelse(visit_index == 1, percent(estimate), '')), vjust=-1) +
        facet_wrap(~metric_id) +
        labs(title='Freq. prop.test conf interval')

experiment_summary




temp %>%
    select(expired_time_window, variation, metric_id, cumulative_successes, cumulative_trials) %>%
    mutate(cr=cumulative_successes / cumulative_trials) %>%
    ggplot(aes(x=expired_time_window, y=cr, group=variation, color=variation)) +
        geom_line() +
        facet_wrap( ~ metric_id) + 
        expand_limits(y=0) +
        labs(title='Conversion Rates over time')


experiment_summary
